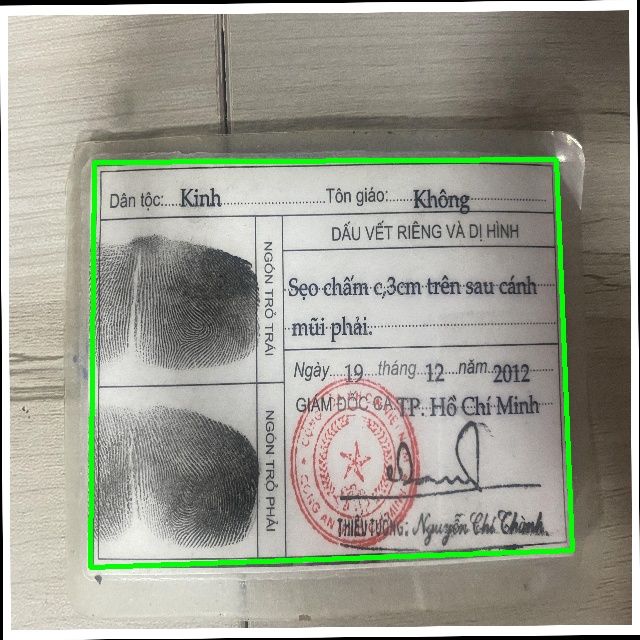
#> input picture image/20211102_080019211115_1_jpg.rf.fcf9ddb1141a4a907e80954a81bef6be.jpg, 640 x 640 px
$ python -i reduce_blur.py   (imports and definitions only)   (older library calls are emulated)
#> lines starting #> are read from the running program, lines starting #| are printed output that depends on the picture; after the words box and inside, x2 and y2 are one past the last pixel; in counts of white or black regions, pixels touching at a corner belong together
#> further down, picture is the input picture: shape (640, 640, 3); mean B, G, R 145.3, 157.5, 156.3
import cv2
import numpy as np
from PIL import Image


# [10 lines of commented-out code are left out]


class reduceBlur:
    def __init__(self, image):
        self.image = image

    # [4 lines left out: function sharpenImage, not called in this run]

    def convert2BinaryImage(self):
        kernel = np.ones((2, 2), np.uint8)
        self.image = cv2.dilate(self.image, kernel, iterations=1)
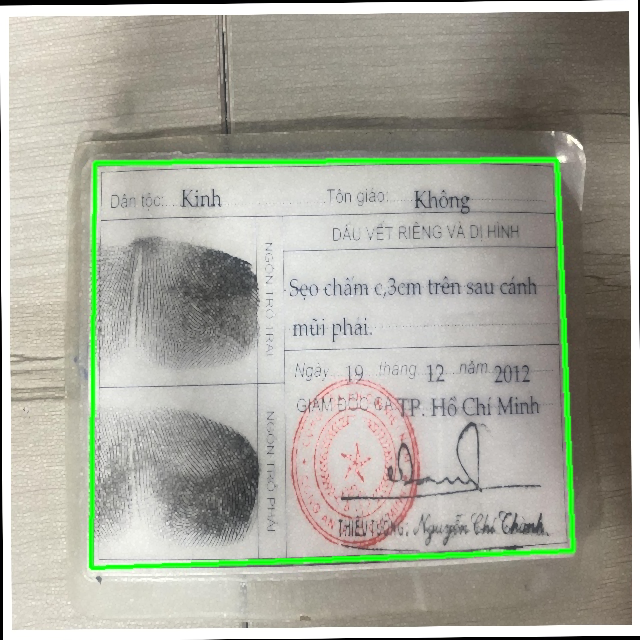
#> self.image: shape (640, 640, 3); mean B, G, R 156.1, 168.2, 167
        gray = cv2.cvtColor(self.image, cv2.COLOR_BGR2GRAY)
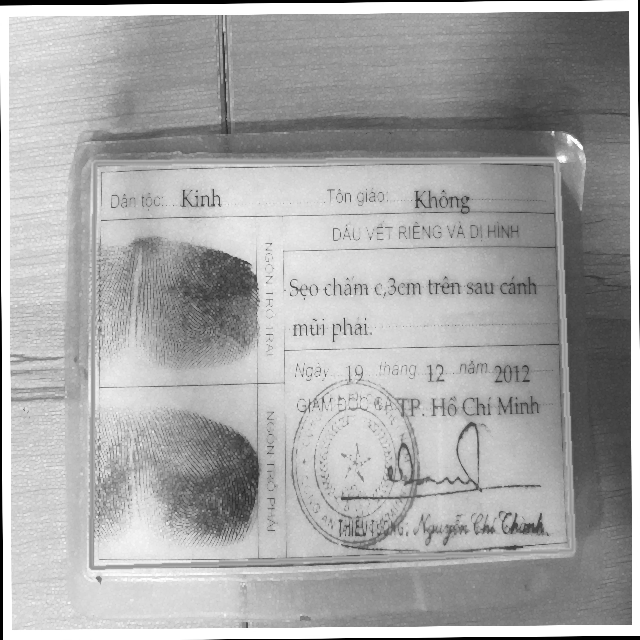
#> gray: shape (640, 640); min 0, max 255, mean 166.5
        blur = cv2.GaussianBlur(gray, (0, 0), sigmaX=33, sigmaY=33)
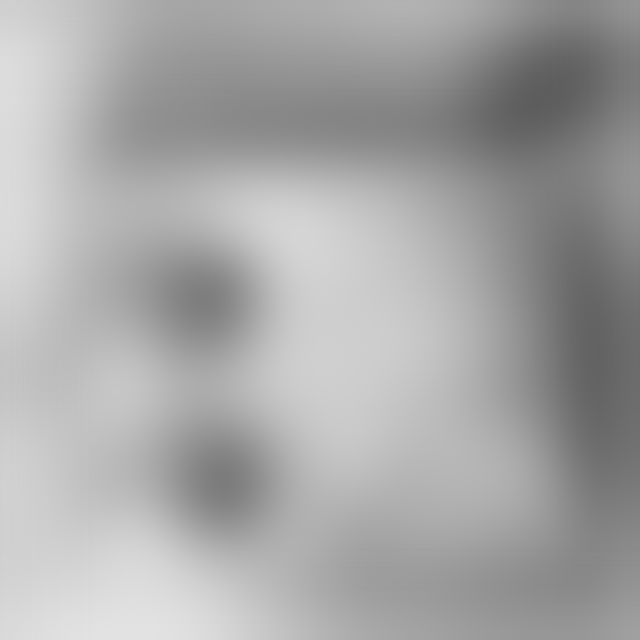
#> blur: shape (640, 640); min 92, max 226, mean 166.8
        divide = cv2.divide(gray, blur, scale=255)
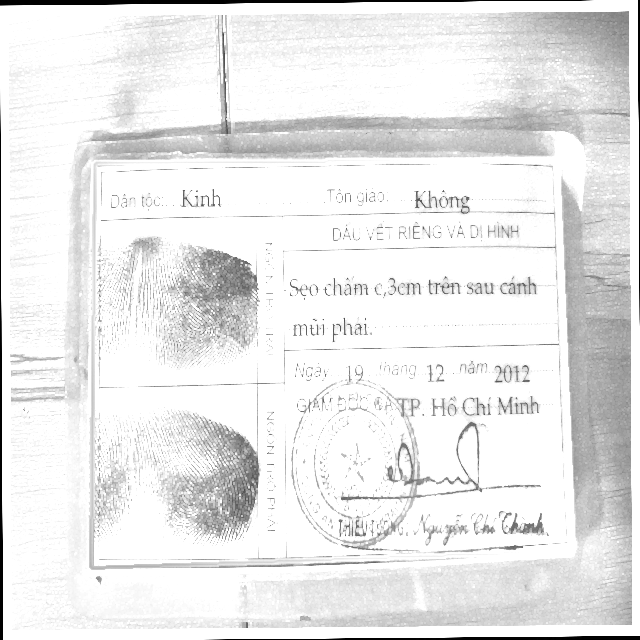
#> divide: shape (640, 640); min 0, max 255, mean 233.8
        thresh = cv2.threshold(divide, 0, 255, cv2.THRESH_BINARY + cv2.THRESH_OTSU)[1]
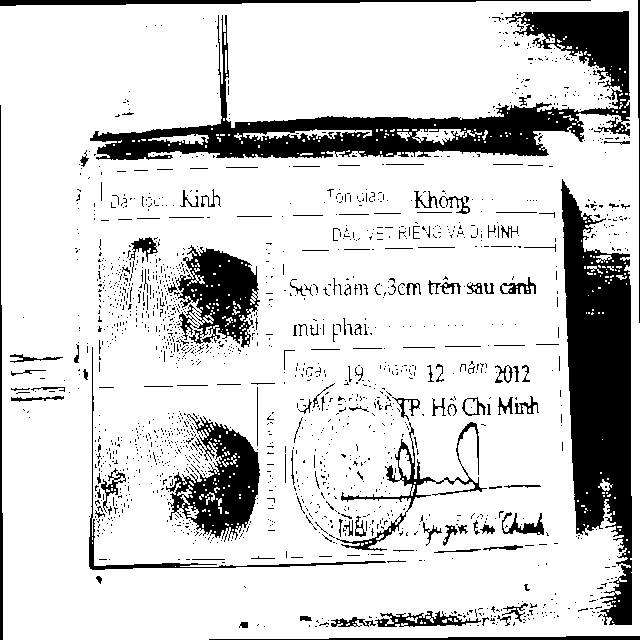
#> thresh: shape (640, 640); 83% white; 1716 black regions (1576 under 20 px), largest, box (x1, y1, x2, y2) and area: (90, 11, 630, 160) 20275, (561, 179, 632, 625) 18936, (166, 414, 260, 542) 5503
        kernel = cv2.getStructuringElement(cv2.MORPH_RECT, (3, 3))
        morph = cv2.morphologyEx(thresh, cv2.MORPH_CLOSE, kernel)
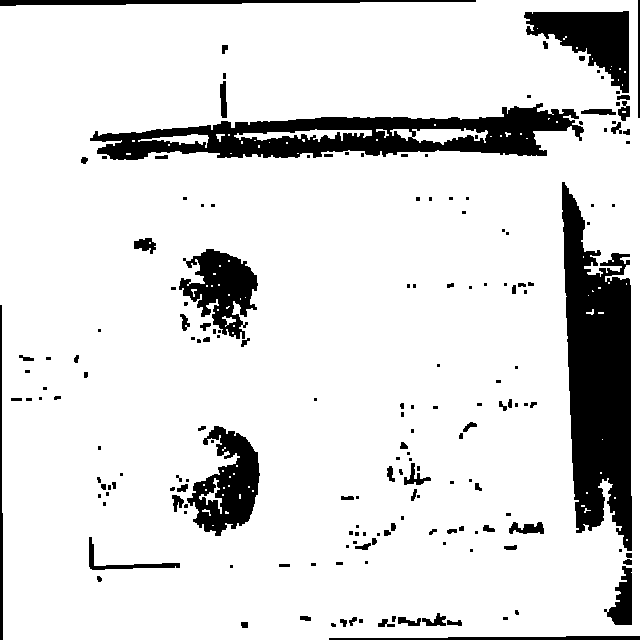
#> morph: shape (640, 640); 87% white; 180 black regions (100 under 20 px), largest, box (x1, y1, x2, y2) and area: (562, 182, 632, 551) 17231, (90, 103, 584, 160) 13175, (524, 11, 629, 93) 4442
        self.image = cv2.Canny(morph, 50, 100)
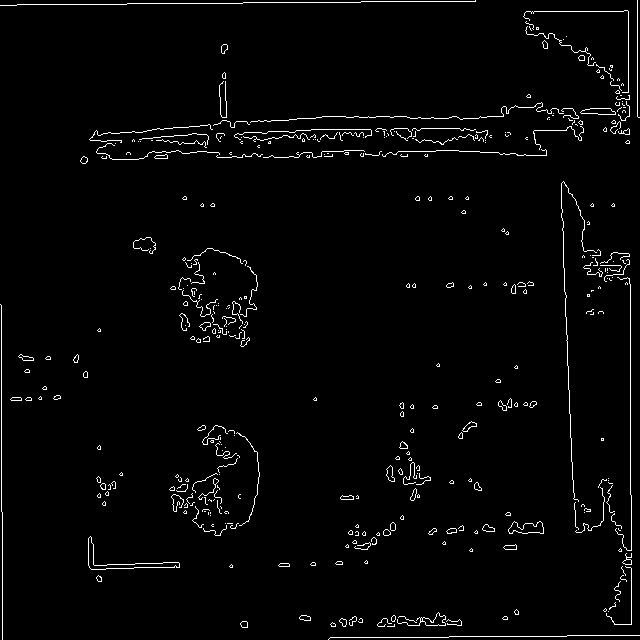
#> self.image: shape (640, 640); 2.3% white in thin lines or dots
        return self.image

    # [37 lines left out: functions checkBlurriness, brightnessContrast, sharpeningImage, not called in this run]

    def __call__(self, *args, **kwargs):
        return self.brightnessContrast()

# [10 lines of commented-out code are left out]

>>> import cv2
>>> picture = cv2.imread('../image/20211102_080019211115_1_jpg.rf.fcf9ddb1141a4a907e80954a81bef6be.jpg')
>>> result = reduceBlur(picture).convert2BinaryImage()

$ run again, on image/312022710_3267220280262027_4254670571883733612_n.png
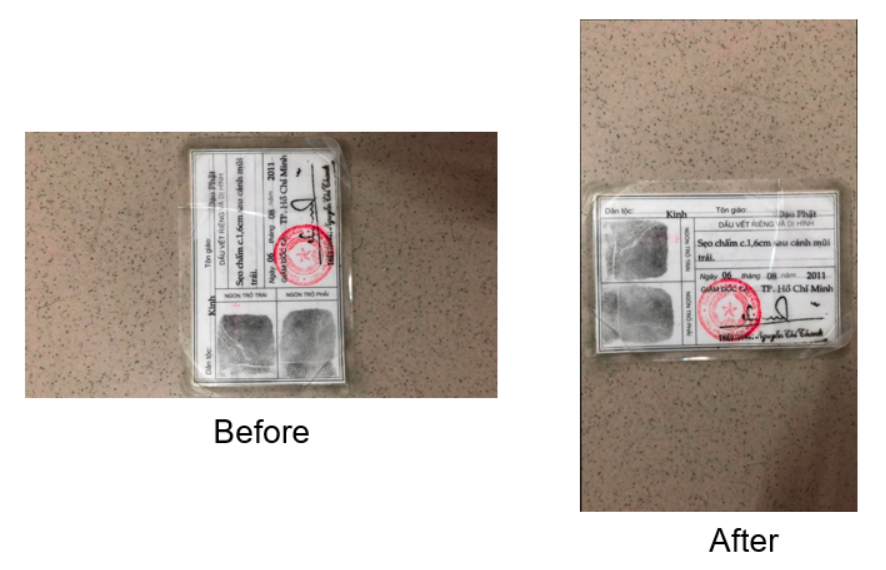
#> input picture image/312022710_3267220280262027_4254670571883733612_n.png, 886 x 570 px
#> picture is the input picture: shape (570, 886, 3); mean B, G, R 185, 191.3, 199.6
#> in convert2BinaryImage, `thresh = cv2.threshold(divide, 0, 255, cv2.THRESH_BINARY + cv2.THRESH_..`:
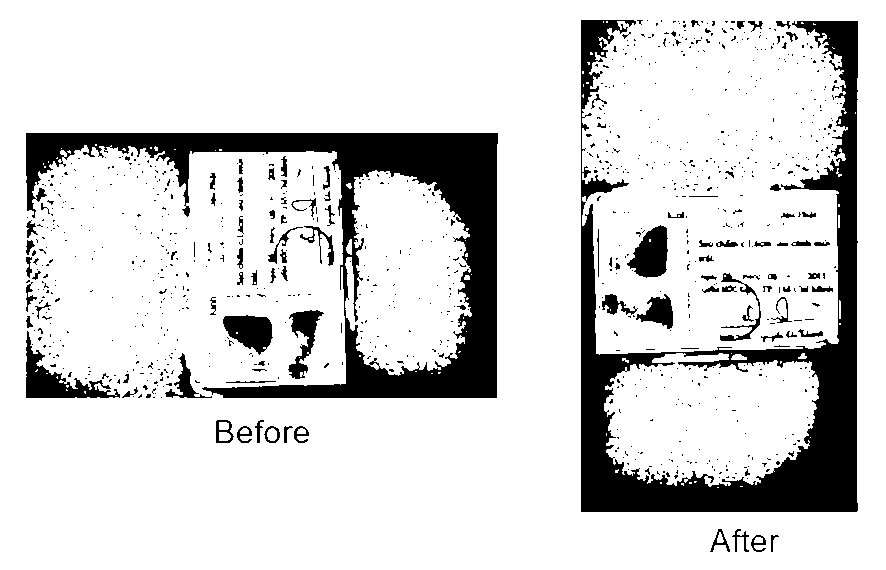
#> thresh: shape (570, 886); 84.3% white; 922 black regions (823 under 20 px), largest, box (x1, y1, x2, y2) and area: (581, 20, 858, 512) 33312, (26, 133, 498, 398) 29950, (26, 331, 120, 398) 1920
#> morph: shape (570, 886); 85.8% white; 173 black regions (86 under 20 px), largest, box (x1, y1, x2, y2) and area: (581, 21, 858, 512) 30014, (26, 133, 498, 398) 28561, (26, 337, 109, 398) 1741
#> in convert2BinaryImage, `self.image = cv2.Canny(morph, 50, 100)`:
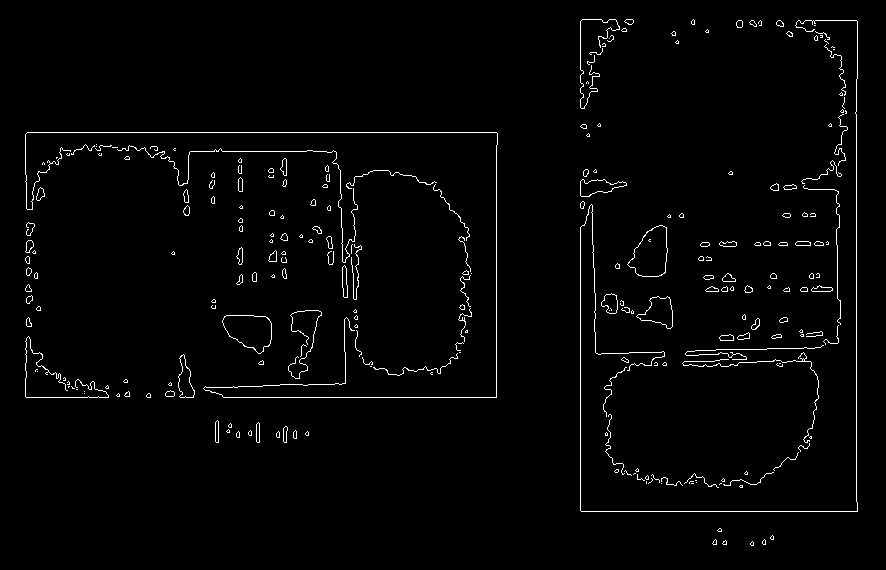
#> self.image: shape (570, 886); 2% white in thin lines or dots, all inside (x1, y1, x2, y2) = (25, 19, 858, 546)
